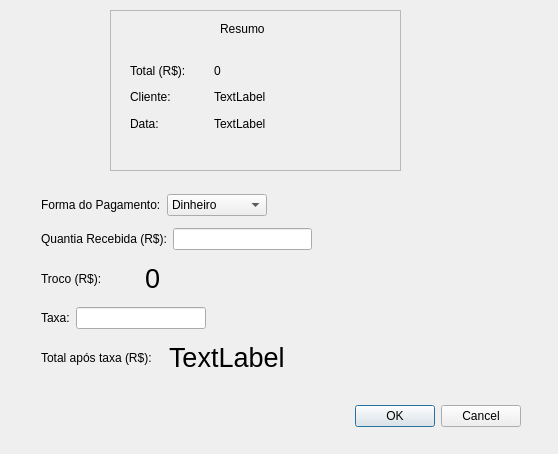
<?xml version="1.0" encoding="UTF-8"?>
<ui version="4.0">
 <class>pagamento</class>
 <widget class="QDialog" name="pagamento">
  <property name="geometry">
   <rect>
    <x>0</x>
    <y>0</y>
    <width>558</width>
    <height>454</height>
   </rect>
  </property>
  <property name="windowTitle">
   <string>Pagamento - QEstoqueLoja</string>
  </property>
  <widget class="QDialogButtonBox" name="buttonBox">
   <property name="geometry">
    <rect>
     <x>180</x>
     <y>400</y>
     <width>341</width>
     <height>32</height>
    </rect>
   </property>
   <property name="orientation">
    <enum>Qt::Horizontal</enum>
   </property>
   <property name="standardButtons">
    <set>QDialogButtonBox::Cancel|QDialogButtonBox::Ok</set>
   </property>
   <property name="centerButtons">
    <bool>false</bool>
   </property>
  </widget>
  <widget class="QWidget" name="layoutWidget">
   <property name="geometry">
    <rect>
     <x>41</x>
     <y>191</y>
     <width>226</width>
     <height>28</height>
    </rect>
   </property>
   <layout class="QHBoxLayout" name="horizontalLayout">
    <item>
     <widget class="QLabel" name="label">
      <property name="text">
       <string>Forma do Pagamento:</string>
      </property>
     </widget>
    </item>
    <item>
     <widget class="QComboBox" name="CBox_FormaPagamento">
      <item>
       <property name="text">
        <string>Dinheiro</string>
       </property>
      </item>
      <item>
       <property name="text">
        <string>Não Sei</string>
       </property>
      </item>
      <item>
       <property name="text">
        <string>Crédito</string>
       </property>
      </item>
      <item>
       <property name="text">
        <string>Débito</string>
       </property>
      </item>
      <item>
       <property name="text">
        <string>Pix</string>
       </property>
      </item>
     </widget>
    </item>
   </layout>
  </widget>
  <widget class="QFrame" name="frame">
   <property name="geometry">
    <rect>
     <x>110</x>
     <y>10</y>
     <width>291</width>
     <height>161</height>
    </rect>
   </property>
   <property name="frameShape">
    <enum>QFrame::StyledPanel</enum>
   </property>
   <property name="frameShadow">
    <enum>QFrame::Raised</enum>
   </property>
   <widget class="QLabel" name="label_4">
    <property name="geometry">
     <rect>
      <x>110</x>
      <y>10</y>
      <width>58</width>
      <height>18</height>
     </rect>
    </property>
    <property name="text">
     <string>Resumo</string>
    </property>
   </widget>
   <widget class="QWidget" name="">
    <property name="geometry">
     <rect>
      <x>20</x>
      <y>50</y>
      <width>161</width>
      <height>74</height>
     </rect>
    </property>
    <layout class="QVBoxLayout" name="verticalLayout_2">
     <item>
      <layout class="QHBoxLayout" name="horizontalLayout_4">
       <item>
        <widget class="QLabel" name="label_5">
         <property name="text">
          <string>Total (R$):</string>
         </property>
        </widget>
       </item>
       <item>
        <widget class="QLabel" name="Lbl_ResumoTotal">
         <property name="text">
          <string>0</string>
         </property>
        </widget>
       </item>
      </layout>
     </item>
     <item>
      <layout class="QHBoxLayout" name="horizontalLayout_5">
       <item>
        <widget class="QLabel" name="label_6">
         <property name="text">
          <string>Cliente:</string>
         </property>
        </widget>
       </item>
       <item>
        <widget class="QLabel" name="Lbl_ResumoCliente">
         <property name="text">
          <string>TextLabel</string>
         </property>
        </widget>
       </item>
      </layout>
     </item>
     <item>
      <layout class="QHBoxLayout" name="horizontalLayout_6">
       <item>
        <widget class="QLabel" name="label_7">
         <property name="text">
          <string>Data:</string>
         </property>
        </widget>
       </item>
       <item>
        <widget class="QLabel" name="Lbl_ResumoData">
         <property name="text">
          <string>TextLabel</string>
         </property>
        </widget>
       </item>
      </layout>
     </item>
    </layout>
   </widget>
  </widget>
  <widget class="QWidget" name="">
   <property name="geometry">
    <rect>
     <x>41</x>
     <y>225</y>
     <width>271</width>
     <height>28</height>
    </rect>
   </property>
   <layout class="QHBoxLayout" name="horizontalLayout_3">
    <item>
     <widget class="QLabel" name="label_2">
      <property name="text">
       <string>Quantia Recebida (R$):</string>
      </property>
     </widget>
    </item>
    <item>
     <widget class="QLineEdit" name="Ledit_Recebido"/>
    </item>
   </layout>
  </widget>
  <widget class="QWidget" name="">
   <property name="geometry">
    <rect>
     <x>41</x>
     <y>259</y>
     <width>201</width>
     <height>39</height>
    </rect>
   </property>
   <layout class="QHBoxLayout" name="horizontalLayout_2">
    <item>
     <widget class="QLabel" name="label_3">
      <property name="text">
       <string>Troco (R$):</string>
      </property>
     </widget>
    </item>
    <item>
     <widget class="QLabel" name="Lbl_Troco">
      <property name="font">
       <font>
        <pointsize>20</pointsize>
       </font>
      </property>
      <property name="text">
       <string>0</string>
      </property>
     </widget>
    </item>
   </layout>
  </widget>
  <widget class="QWidget" name="">
   <property name="geometry">
    <rect>
     <x>41</x>
     <y>338</y>
     <width>250</width>
     <height>39</height>
    </rect>
   </property>
   <layout class="QHBoxLayout" name="horizontalLayout_7">
    <item>
     <widget class="QLabel" name="label_10">
      <property name="text">
       <string>Total após taxa (R$):</string>
      </property>
     </widget>
    </item>
    <item>
     <widget class="QLabel" name="Lbl_TotalTaxa">
      <property name="font">
       <font>
        <pointsize>20</pointsize>
       </font>
      </property>
      <property name="text">
       <string>TextLabel</string>
      </property>
     </widget>
    </item>
   </layout>
  </widget>
  <widget class="QWidget" name="">
   <property name="geometry">
    <rect>
     <x>41</x>
     <y>304</y>
     <width>165</width>
     <height>28</height>
    </rect>
   </property>
   <layout class="QHBoxLayout" name="horizontalLayout_8">
    <item>
     <widget class="QLabel" name="label_8">
      <property name="text">
       <string>Taxa:</string>
      </property>
     </widget>
    </item>
    <item>
     <widget class="QLineEdit" name="Ledit_Taxa"/>
    </item>
   </layout>
  </widget>
 </widget>
 <resources/>
 <connections>
  <connection>
   <sender>buttonBox</sender>
   <signal>accepted()</signal>
   <receiver>pagamento</receiver>
   <slot>accept()</slot>
   <hints>
    <hint type="sourcelabel">
     <x>248</x>
     <y>254</y>
    </hint>
    <hint type="destinationlabel">
     <x>157</x>
     <y>274</y>
    </hint>
   </hints>
  </connection>
  <connection>
   <sender>buttonBox</sender>
   <signal>rejected()</signal>
   <receiver>pagamento</receiver>
   <slot>reject()</slot>
   <hints>
    <hint type="sourcelabel">
     <x>316</x>
     <y>260</y>
    </hint>
    <hint type="destinationlabel">
     <x>286</x>
     <y>274</y>
    </hint>
   </hints>
  </connection>
 </connections>
</ui>
